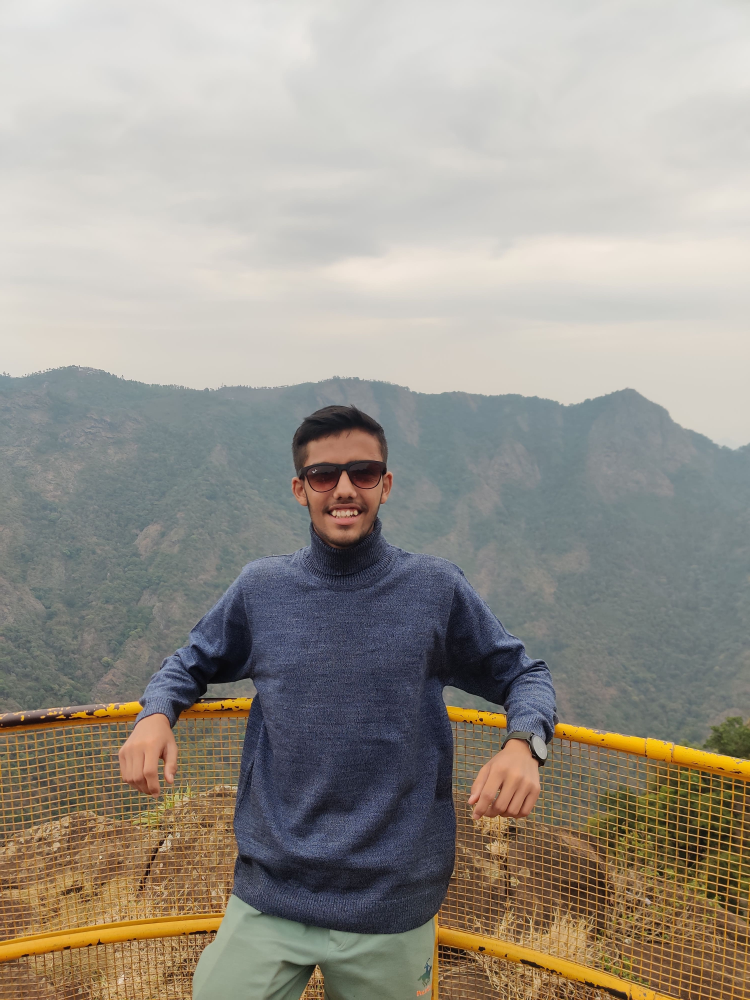
#> input picture arya.jpg, 3000 x 4000 px (shown at 1/4 size)
$ python my.py
#> lines starting #> are read from the running program, lines starting #| are printed output that depends on the picture
import cv2
image = cv2.imread(r'arya.jpg')
#> image is the input picture: shape (4000, 3000, 3); mean B, G, R 141, 149.7, 154.9

grey_image = cv2.cvtColor(image , cv2.COLOR_BGR2GRAY)
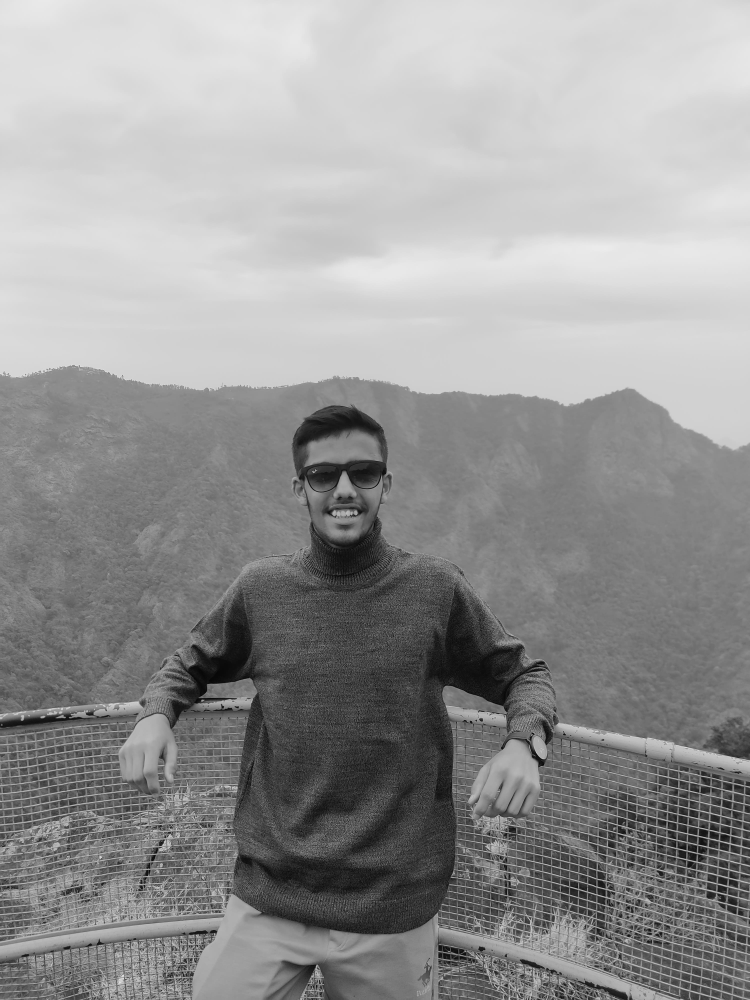
#> grey_image: shape (4000, 3000) (shown at 1/4 size); min 0, max 252, mean 150.3
invert = cv2.bitwise_not(grey_image)
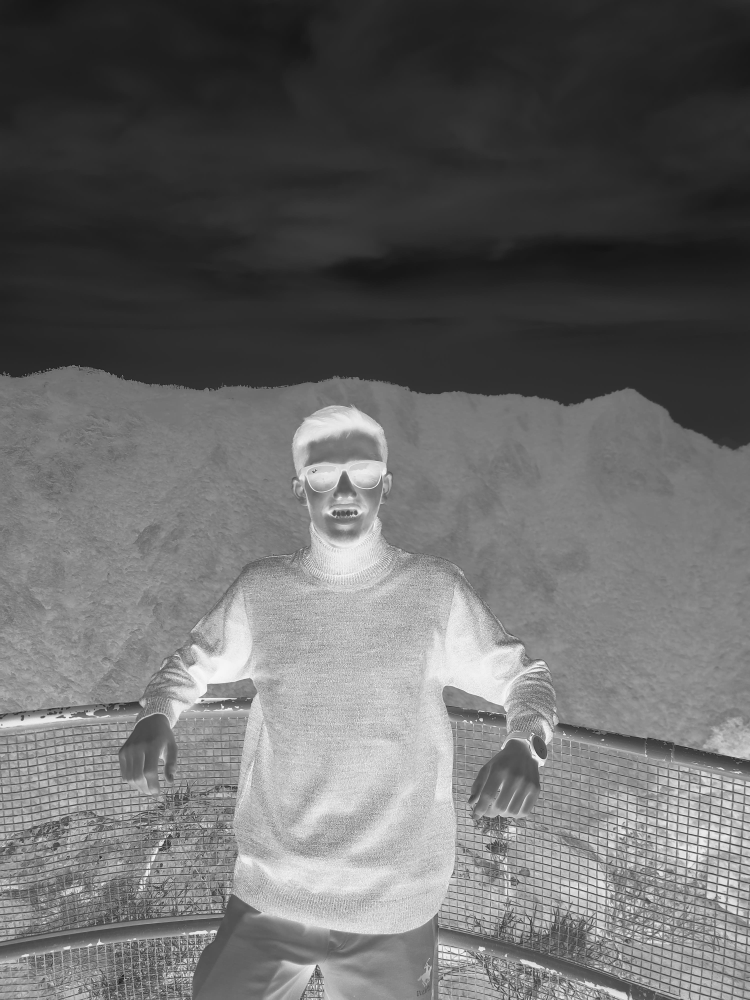
#> invert: shape (4000, 3000) (shown at 1/4 size); min 3, max 255, mean 104.7
blur = cv2.GaussianBlur(invert , (251,251),0)
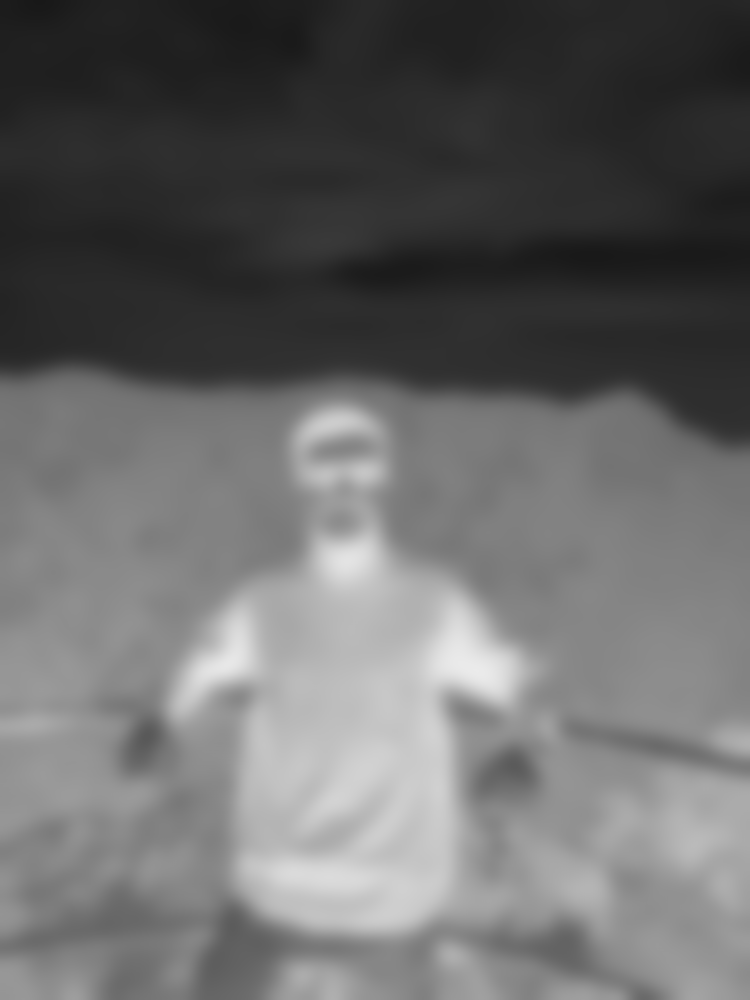
#> blur: shape (4000, 3000) (shown at 1/4 size); min 24, max 235, mean 104.7
invertedblur = cv2.bitwise_not(blur)
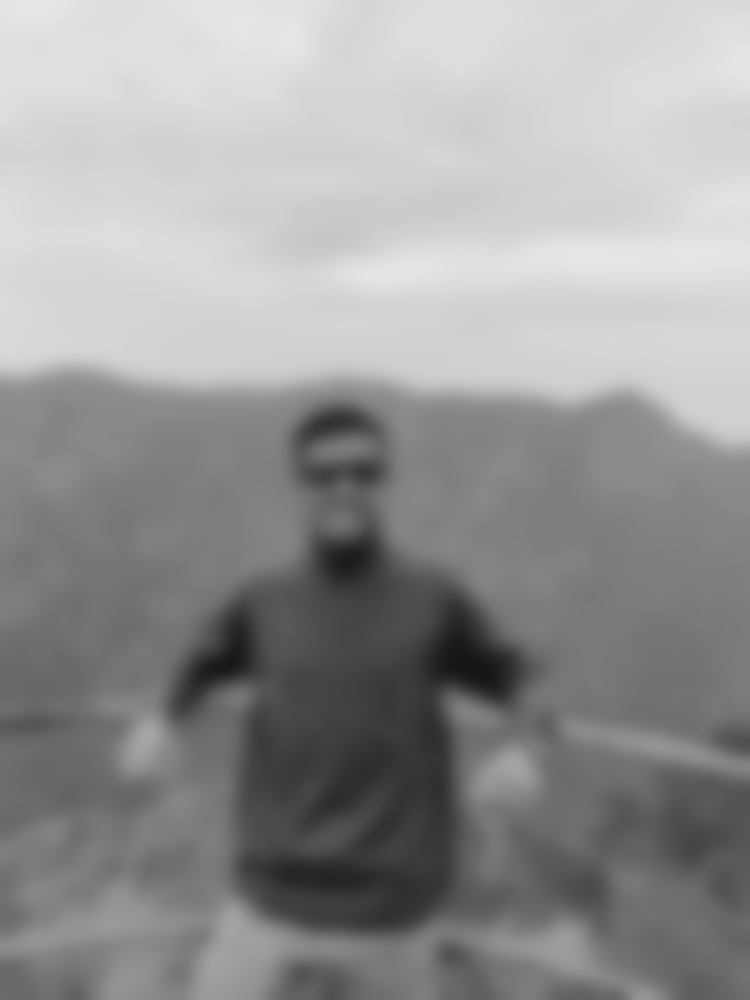
#> invertedblur: shape (4000, 3000) (shown at 1/4 size); min 20, max 231, mean 150.3
sketch = cv2.divide(grey_image , invertedblur , scale = 100.0)
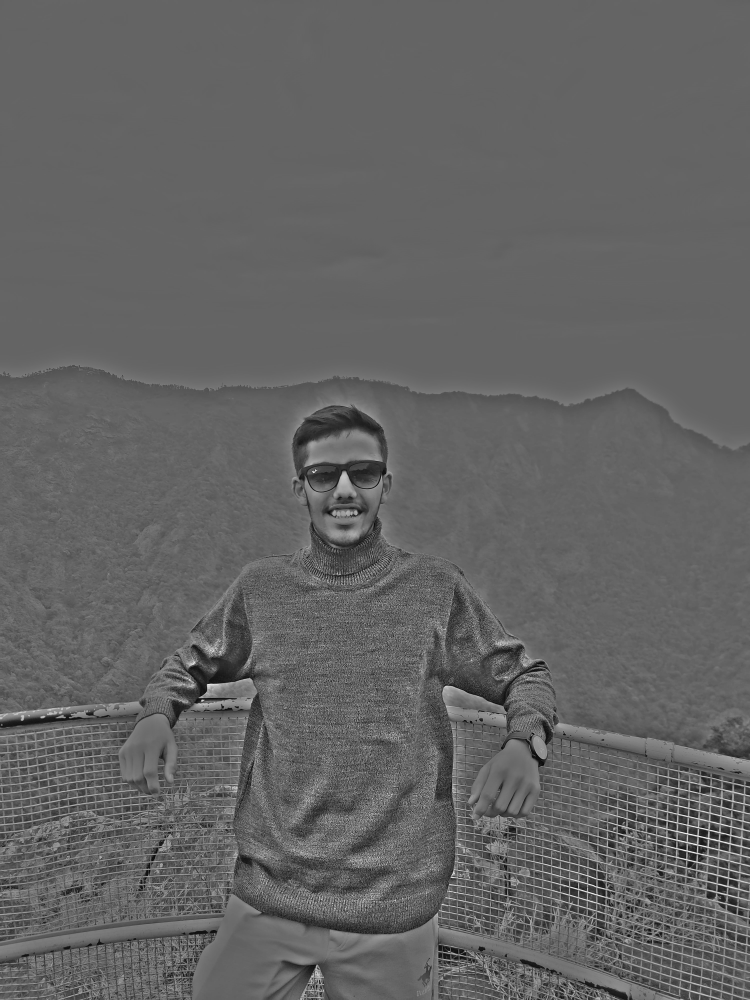
#> sketch: shape (4000, 3000) (shown at 1/4 size); min 0, max 255, mean 99.4

cv2.imwrite('sketch.png',sketch)
